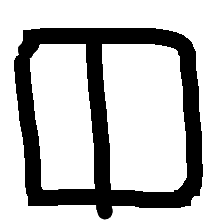
#> input picture homepage/experiments/dataset/book  (11).png, 224 x 224 px
$ python ai_pixelart_to_real_one.py --input '../dataset/book  (11).png'
#> lines starting #> are read from the running program, lines starting #| are printed output that depends on the picture
#> in convert_image_to_pixel_art, img is the input picture: PIL image 224x224 RGBA; mean R, G, B, A 191.4, 191.4, 191.4, 255
from PIL import Image
import numpy as np
from pathlib import Path
from collections import Counter

def estimate_block_size(image: Image.Image, max_size: int = 64) -> int:
    """
    Estimate the size of logical pixels by analyzing horizontal/vertical pixel differences.
    """
#> called with max_size = 64
    gray = image.convert("L")
    arr = np.array(gray)

    # Horizontal diff
    h_diff = np.abs(np.diff(arr, axis=1))
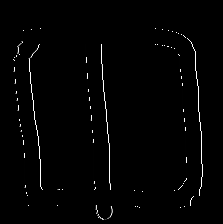
#> h_diff: shape (224, 223); min 0, max 255, mean 3.4
    h_sum = np.sum(h_diff, axis=0)
#> h_sum = 223 values, max 10972 at index 201, min 0 at index 0, mean 769.1

    # Vertical diff
    v_diff = np.abs(np.diff(arr, axis=0))
    v_sum = np.sum(v_diff, axis=1)
#> v_sum = 223 values, max 25543 at index 43, min 0 at index 0, mean 548.7

    # Detect peaks in the difference sum
    def detect_periodicity(diff_sum, axis="x"):
#> called with diff_sum = array of shape (223,), axis = 'x'
        peaks = []
        threshold = np.percentile(diff_sum, 90)
#> threshold = 2296.4
        for i, val in enumerate(diff_sum):
            if val > threshold:
                peaks.append(i)
#> this loop made 223 passes
#> val on passes 1 to 3: 0, 0, 0
#> after the loop, peaks = [18, 29, 30, 31, 33, 34, 38, 39, 40, 101, 102, 103, 104, 106, 107, 108, 109, 195, 198, 199, 200, 201, 202]
        # Compute distances between peaks
        deltas = [b - a for a, b in zip(peaks, peaks[1:]) if 1 < b - a <= max_size]
#> deltas = [11, 2, 4, 61, 2, 3]
        if not deltas:
            return None
        # Return the most common spacing
        return Counter(deltas).most_common(1)[0][0]

    horizontal_period = detect_periodicity(h_sum, "x")
#> horizontal_period = 2
    vertical_period = detect_periodicity(v_sum, "y")
#> the loop in detect_periodicity (call 2), `for i, val in enumerate(diff_sum):` made 223 passes
#> vertical_period = 5

    if horizontal_period and vertical_period:
        return int(round((horizontal_period + vertical_period) / 2))
    elif horizontal_period:
        return horizontal_period
    elif vertical_period:
        return vertical_period
    else:
        raise ValueError("Could not determine block size")

def convert_image_to_pixel_art(image_path: str, output_path: str, upscale_factor: int = 16):
    img = Image.open(image_path)
    block_size = estimate_block_size(img)
#> block_size = 4
    block_size = 8

    print(f"Estimated pixel block size: {block_size}×{block_size}")

    w, h = img.size
#> w = 224; h = 224
    print(img.size)
#| (224, 224)
    new_w, new_h = w // block_size, h // block_size
#> new_w = 28; new_h = 28

    # Resize down to true pixel art resolution
    downscaled = img.resize((new_w, new_h), resample=Image.NEAREST)
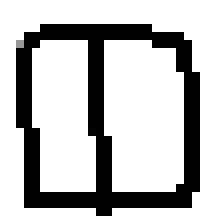
#> downscaled: PIL image 28x28 RGBA (shown 8 times larger); mean R, G, B, A 191.1, 191.1, 191.1, 255

    # Optional: upscale for display
    downscaled.save(output_path)
    print(f"Saved pixel art to {output_path}")

if __name__ == "__main__":
    import argparse

    parser = argparse.ArgumentParser()
    file_name = "ferrari"
    parser.add_argument("--input", help="Path to the input DALL·E image", default=f"C:\\Users\\Andrea\\Downloads\\{file_name}.png")
    parser.add_argument("--output", help="Path to save the pixel-art output", default=f"./{file_name}.png")
    parser.add_argument("--upscale", type=int, default=16, help="Upscale factor for final output (default: 16)")
    args = parser.parse_args()

    convert_image_to_pixel_art(args.input, args.output, args.upscale)

$ run again, on homepage/experiments/dataset/book  (7).png
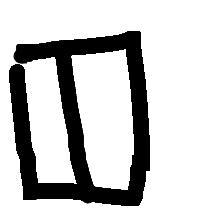
#> input picture homepage/experiments/dataset/book  (7).png, 224 x 224 px
#> in convert_image_to_pixel_art, img is the input picture: PIL image 224x224 RGBA; mean R, G, B, A 202.8, 202.8, 202.8, 255
#> in estimate_block_size, `h_diff = np.abs(np.diff(arr, axis=1))`:
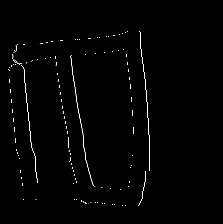
#> h_diff: shape (224, 223); min 0, max 255, mean 3.5
#> h_sum = 223 values, max 9166 at index 149, min 0 at index 0, mean 780.6
#> v_sum = 223 values, max 9542 at index 198, min 0 at index 0, mean 537.3
#> threshold = 2520.4
#> the loop in detect_periodicity, `for i, val in enumerate(diff_sum):` made 223 passes
#> val on passes 1 to 3: 0, 0, 0
#> after the loop in detect_periodicity, `for i, val in enumerate(diff_sum):`: peaks = [24, 25, 26, 29, 30, 35, 68, 71, 72, 75, 76, 83, 85, 140, 141, 142, 143, 144, 145, 146, 147, 148, 149]
#> deltas = [3, 5, 33, 3, 3, 7, 2, 55]
#> horizontal_period = 3
#> the loop in detect_periodicity (call 2), `for i, val in enumerate(diff_sum):` made 223 passes
#> vertical_period = 2
#| (224, 224)
#> in convert_image_to_pixel_art, `downscaled = img.resize((new_w, new_h), resample=Image.NEAREST)`:
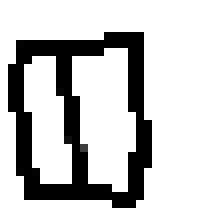
#> downscaled: PIL image 28x28 RGBA (shown 8 times larger); mean R, G, B, A 202.1, 202.1, 202.1, 255

$ run again, on homepage/experiments/dataset/book  (8).png
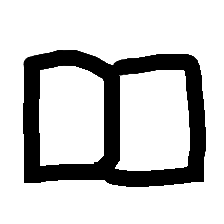
#> input picture homepage/experiments/dataset/book  (8).png, 224 x 224 px
#> in convert_image_to_pixel_art, img is the input picture: PIL image 224x224 RGBA; mean R, G, B, A 203.3, 203.3, 203.3, 255
#> in estimate_block_size, `h_diff = np.abs(np.diff(arr, axis=1))`:
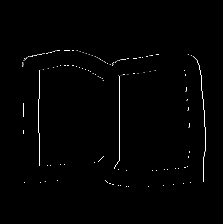
#> h_diff: shape (224, 223); min 0, max 255, mean 2.7
#> h_sum = 223 values, max 21897 at index 119, min 0 at index 0, mean 598.1
#> v_sum = 223 values, max 12004 at index 179, min 0 at index 0, mean 591.2
#> threshold = 700.2
#> the loop in detect_periodicity, `for i, val in enumerate(diff_sum):` made 223 passes
#> val on passes 1 to 3: 0, 0, 0
#> after the loop in detect_periodicity, `for i, val in enumerate(diff_sum):`: peaks = [22, 23, 38, 39, 57, 64, 112, 115, 118, 119, 185, 186, 187, 188, 189, 197, 199, 200, 201, 202, 203, 204, 205]
#> deltas = [15, 18, 7, 48, 3, 3, 8, 2]
#> horizontal_period = 3
#> the loop in detect_periodicity (call 2), `for i, val in enumerate(diff_sum):` made 223 passes
#> vertical_period = 2
#| (224, 224)
#> in convert_image_to_pixel_art, `downscaled = img.resize((new_w, new_h), resample=Image.NEAREST)`:
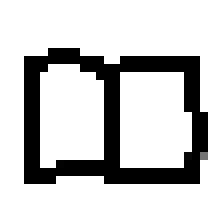
#> downscaled: PIL image 28x28 RGBA (shown 8 times larger); mean R, G, B, A 203.1, 203.1, 203.1, 255
